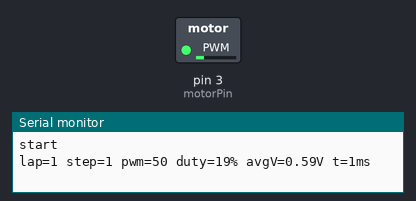
The sketch below on a simulated Arduino Uno, built with avr-gcc and run on an emulated ATmega328P. Shown: switched loads named in the sketch (green lamp = pin HIGH), the last lines printed to the serial monitor.

Above: at 0.05 s.
At 4.45 s:
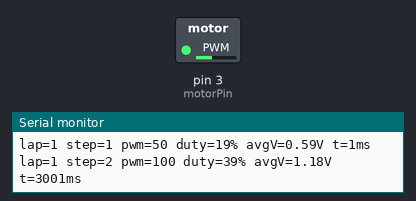
At 8.95 s:
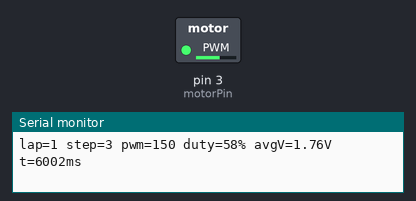
At 17.95 s:
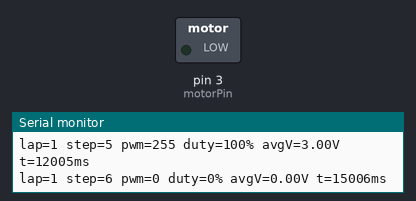
Timing chart, 0 to 23.4 s (numbered marks = the images above):
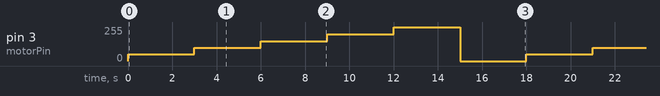

Measured:
- by itself, pin 3 (motorPin): repeats every 18.0 s: 100/255 3.0 s, 150/255 3.0 s, 200/255 3.0 s, 255/255 3.0 s, 0/255 3.0 s, 50/255 3.0 s

The sketch:

day37_motor_pwm_log.ino
```cpp
// 37日目：5段階の速さ。ログ（段階・値・デューティー比・平均電圧・時刻）をシリアルモニタに出す版
// 回路は day37_motor_pwm_steps と同じ（ピン3）
// rpm（回転数）は Arduino から読めない。モーターの横の表示を、目で読む

int motorPin = 3;
int levels[5] = {50, 100, 150, 200, 255};
int lap = 0;                               // 何周目か

void setup() {
  pinMode(motorPin, OUTPUT);
  Serial.begin(9600);
  Serial.println("start");
}

void loop() {
  lap++;
  for (int i = 0; i < 6; i++) {            // 0〜4 は5段階、5 は停止
    int v = (i < 5) ? levels[i] : 0;
    analogWrite(motorPin, v);

    Serial.print("lap=");
    Serial.print(lap);
    Serial.print(" step=");
    Serial.print(i + 1);
    Serial.print(" pwm=");
    Serial.print(v);
    Serial.print(" duty=");
    Serial.print(v * 100 / 255);           // 整数。小数は切り捨て
    Serial.print("% avgV=");
    Serial.print(v * 3.0 / 255.0, 2);      // 電池3Vの場合の平均電圧（計算。測っていない）
    Serial.print("V t=");
    Serial.print(millis());
    Serial.println("ms");

    delay(3000);                           // 3秒間そのまま
  }
}
```
